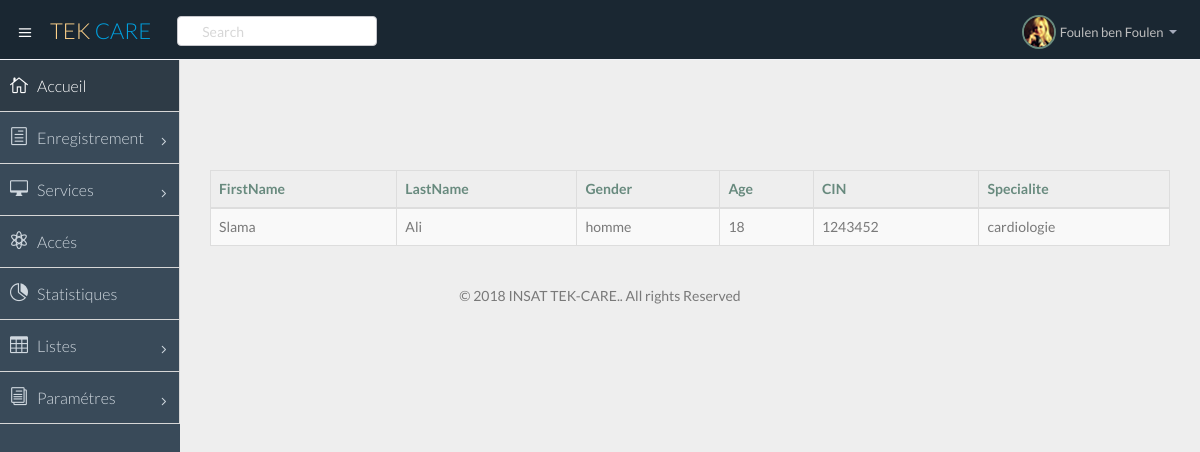
/doctor_listing.php, run on an earlier commit of the app's database.
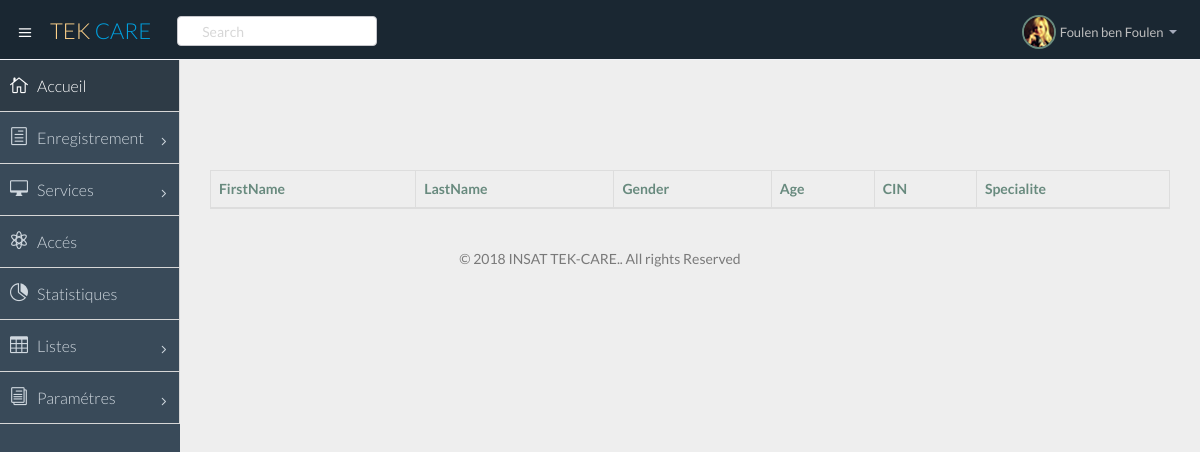
And on a later commit of the database.
### tables this page shows
CREATE TABLE IF NOT EXISTS `doctor` (
  `Doctor_CIN` bigint(20) NOT NULL,
  `RegistrationNumber` bigint(20) NOT NULL,
  `Grade` varchar(256) NOT NULL,
  `Speciality` varchar(256) NOT NULL,
  PRIMARY KEY (`Doctor_CIN`),
  UNIQUE KEY `RegistrationNumber` (`RegistrationNumber`)
);

CREATE TABLE IF NOT EXISTS `person` (
  `FirstName` varchar(64) DEFAULT NULL,
  `LastName` varchar(64) DEFAULT NULL,
  `Gender` varchar(64) DEFAULT NULL,
  `CIN` bigint(20) NOT NULL,
  `Passport` bigint(20) DEFAULT NULL,
  `Adress` varchar(64) DEFAULT NULL,
  `PhoneNumber` bigint(20) DEFAULT NULL,
  PRIMARY KEY (`CIN`)
);

### doctor_listing.php (the view, shortened to what this page needs)
<!DOCTYPE html>
<html lang="en">
<head>
    <link href="css/bootstrap.min.css" rel="stylesheet">
    <link href="css/bootstrap-theme.css" rel="stylesheet">
    <link href="css/elegant-icons-style.css" rel="stylesheet"/>
    <link href="css/font-awesome.min.css" rel="stylesheet"/>
    <link href="css/custom.css" rel="stylesheet">
    <link href="css/style.css" rel="stylesheet">
    <link href="css/style-responsive.css" rel="stylesheet"/>
    <link href="DataTables/datatables.css" rel="stylesheet"/>
</head>
<body>
<section id="container" class="">
    <header class="header dark-bg">
        <div class="toggle-nav">
            <div class="icon-reorder tooltips" data-original-title="Toggle Navigation" data-placement="bottom"><i
                        class="icon_menu"></i></div>
        </div>
        <a href="index.html" class="logo">TEK <span class="lite">CARE</span></a>
        <div class="nav search-row" id="top_menu">
            <ul class="nav top-menu">
                <li>
                    <form class="navbar-form">
                        <input class="form-control" placeholder="Search" type="text">
                    </form>
                </li>
            </ul>
        </div>
        <div class="top-nav notification-row">
            <ul class="nav pull-right top-menu">
                <li class="dropdown">
                    <a data-toggle="dropdown" class="dropdown-toggle" href="#">
                            <span class="profile-ava">
                                <img alt="" src="imgs/avatar1_small.jpg">
                            </span>
                        <span class="username">Foulen ben Foulen</span>
                        <b class="caret"></b>
                    </a>
                </li>
            </ul>
        </div>
    </header>
    <aside>
        <div id="sidebar" class="nav-collapse ">
            <ul class="sidebar-menu">
                <li class="active">
                    <a class="" href="index.html">
                        <i class="icon_house_alt"></i>
                        <span>Accueil</span>
                    </a>
                </li>
                <li class="sub-menu">
                    <a href="javascript:;" class="">
                        <i class="icon_document_alt"></i>
                        <span>Enregistrement</span>
                        <span class="menu-arrow arrow_carrot-right"></span>
                    </a>
                </li>
                <li class="sub-menu">
                    <a href="javascript:;" class="">
                        <i class="icon_desktop"></i>
                        <span>Services</span>
                        <span class="menu-arrow arrow_carrot-right"></span>
                    </a>
                </li>
                <li>
                    <a class="" href="acces.html">
                        <i class="icon_genius"></i>
                        <span>Accés</span>
                    </a>
                </li>
                <li>
                    <a class="" href="stats.html">
                        <i class="icon_piechart"></i>
                        <span>Statistiques</span>
                    </a>
                </li>
                <li class="sub-menu">
                    <a href="javascript:;" class="">
                        <i class="icon_table"></i>
                        <span>Listes</span>
                        <span class="menu-arrow arrow_carrot-right"></span>
                    </a>
                </li>
                <li class="sub-menu">
                    <a href="javascript:;" class="">
                        <i class="icon_documents_alt"></i>
                        <span>Paramétres</span>
                        <span class="menu-arrow arrow_carrot-right"></span>
                    </a>
                </li>
            </ul>
        </div>
    </aside>
    <section id="main-content">
        <section class="wrapper">
        </section>
    </section>
    <section id="main-content">
        <section class="wrapper">
            <div class="container">
                <table id="Doctor" data-pagination="true" data-search="true" data-toggle="table"
                       class="table table-striped table-bordered table-hover  ">
                    <thead>
                    <tr>
                        <th>FirstName</th>
                        <th>LastName</th>
                        <th>Gender</th>
                        <th>Age</th>
                        <th>CIN</th>
                        <th>Specialite</th>
                    </tr>
                    </thead>
                    <tbody>
                    <?php
                    $MaConnection = CnxBD::getInstance();
                    $req = "select * FROM `person` inner join `doctor` where person.CIN=doctor.Doctor_CIN";
                    $result = $MaConnection->prepare($req);
                    $result->execute();
                    while ($row=$result->fetch()) {
                        $age = date_diff(date_create($row["Birthday"]), date_create('now'))->y;
                        echo "
                    <tr>
                        <td > <a href='doctor_profile.php?var=" . $row["CIN"] . " ' style=' display: block ;width: 100%; height: 100% ;color: inherit;'> " . $row["FirstName"] . "</a> </td>
                        <td>" . $row["LastName"] . "  </td>
                        <td>" . $row["Gender"] . "  </td>
                        <td>" . $age . " </td>
                        <td>" . $row["CIN"] . "  </td>
                        <td>" . $row["Speciality"] ." </td>
                    </a></tr>";
                    } ?>
                    </tbody>
                </table>
            </div>
        </section>
    </section>
    <footer class="copyright col-sm-3">
        <div class="container">
            <div class="row">
                <div class="col-sm-12 text-center">
                    &copy; 2018 INSAT TEK-CARE.. All rights Reserved
                </div>
            </div>
        </div>
    </footer>
</section>
</html>

### css/style.css (style rules this page uses)
body { color: #797979; background: #eeeeee; font-family: 'Lato', sans-serif; padding: 0px !important; margin: 0px !important; font-size:14px !important; }
ul li { list-style: none; }
a, a:hover, a:focus { text-decoration: none; outline: none; outline: 0; }
table tr th { color: #688a7e; }
#container { width: 100%; height: 100%; }
.lite { color: #00a0df !important; }
.copyright { width: 100%; position: relative; margin-bottom: 20px; bottom: 3%; }
#sidebar { width: 180px; height: 100%; position: fixed; background: #394a59; }
ul.sidebar-menu , ul.sidebar-menu li ul.sub { margin: -2px 0 0; padding: 0; }
ul.sidebar-menu { margin-top: 60px; }
ul.sidebar-menu li { line-height: 20px !important; }
ul.sidebar-menu li.sub-menu { line-height: 15px; font-size: 16px; }
ul.sidebar-menu li a span { display: inline-block; }
ul.sidebar-menu li a { color: #d0d8df; text-decoration: none; display: block; padding: 15px 0 15px 10px; font-size: 16px; font-weight: 300; outline: none; -webkit-transition: all 0.3s ease; -moz-transition: all 0.3s ease; -o-transition: all 0.3s ease; -ms-transition: all 0.3s ease; transition: all 0.3s ease; border-right: 1px solid #D7D7D7; border-bottom: 1px solid #D7D7D7; }
ul.sidebar-menu li.active a, ul.sidebar-menu li a:hover, ul.sidebar-menu li a:focus { background: #2e3b46; color: #fff; display: block; -webkit-transition: all 0.3s ease; -moz-transition: all 0.3s ease; -o-transition: all 0.3s ease; -ms-transition: all 0.3s ease; transition: all 0.3s ease; }
ul.sidebar-menu li a i { font-size: 18px; padding-right: 6px; }
ul.sidebar-menu li.active a i { color: #fff; }
#sidebar ul > li > a .menu-arrow { float: right; margin-right: 8px; margin-top: 6px; }
#main-content { margin-left: 180px; }
.header, .footer { min-height: 60px; padding: 0 15px; }
.header { position: fixed; left: 0; right: 0; z-index: 1002; }
.dark-bg { background: rgba(54,66,74,1); border-bottom: 1px solid #f1f2f7; }
.wrapper { display: inline-block; margin-top: 60px; padding: 15px; width: 100%; }
a.logo { font-size: 22px; font-weight: 300; color: #fed189; float: left; margin-top: 15px; text-transform: uppercase; }
a.logo span { color: #688a7e; }
#top_menu .nav > li, ul.top-menu > li { float: left; }
.search-row { float: left; margin-top: 15px; margin-left: 16px; }
.notification-row { float: right; margin-top: 15px; margin-left: 65px; }
ul.top-menu > li > a { color: #fed189; font-size: 18px; padding: 2px 6px; margin-right: 15px; }
.navbar-form { padding: 0px; margin: 0 0 0 10px; }
.navbar-form .form-control { width: 200px; height: 30px; background: white url('../img/icons/search-line-icon.png') no-repeat 3px; padding-left: 24px; margin-top: 1px; }
.top-nav { margin-top: 7px; }
.profile-ava img { border-radius: 50%; -webkit-border-radius: 50%; border: 2px solid #688a7e; display: inline-block; }
.top-nav .username { font-size: 13px; color: #bdbdbd; }
.top-nav ul.top-menu > li > a { padding: 8px; background: none; margin-right: 0; }
.top-nav ul.top-menu > li { margin-left: 10px; }
.top-nav .nav .caret { border-bottom-color: #A4AABA; border-top-color: #A4AABA; }
.dark-bg { color : #fff; background : #1a2732; background-color : #1a2732; }
.toggle-nav { float: left; padding-right: 15px; margin-top: 20px; }
.toggle-nav .icon-reorder { cursor: pointer; display: inline-block; font-size: 20px; }

What changed in the data, as far as the page shows it:
removed doctor: Doctor_CIN.FirstName "Slama", Doctor_CIN.LastName "Ali", Doctor_CIN.Gender "homme", Doctor_CIN.Birthday "18", Doctor_CIN.CIN "1243452", Speciality "cardiologie"
